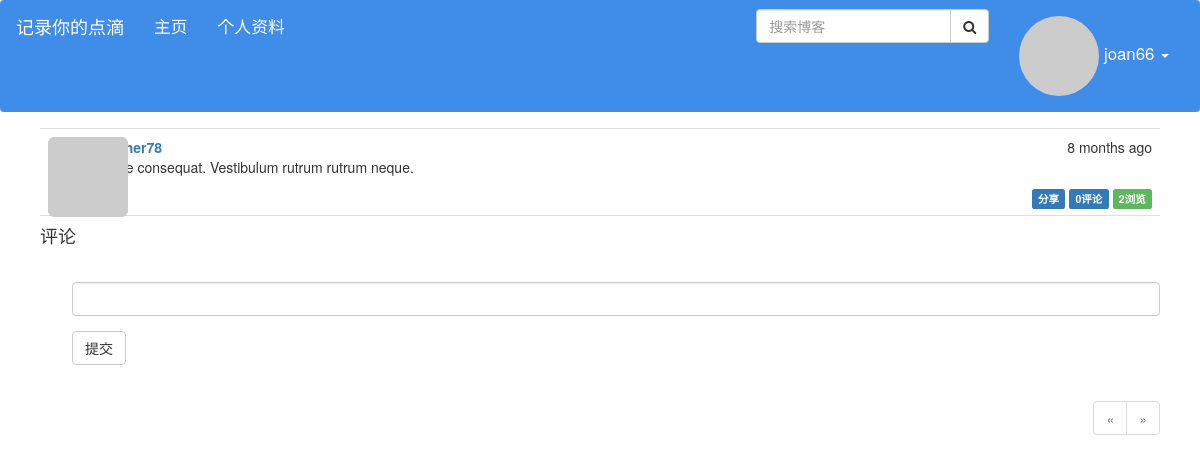
/post/2 (signed in), run on the app's committed database.
### app/modules.py (models this page shows, shortened)
class User(UserMixin, db.Model):
    __tablename__ = 'users'
    id = db.Column(db.Integer, primary_key=True)
    email = db.Column(db.String(64), unique=True, index=True)  # 邮箱
    username = db.Column(db.String(64), unique=True, index=True)  # 用户名
    confirmed = db.Column(db.Boolean, default=False)
    password_hash = db.Column(db.String(128))  # 密码散列值
    role_id = db.Column(db.Integer, db.ForeignKey('roles.id'))
    name = db.Column(db.String(64))  # 真实姓名
    location = db.Column(db.String(64))  # 所在地
    about_me = db.Column(db.Text())  # 自我介绍
    member_since = db.Column(db.DateTime(), default=datetime.utcnow)  # 注册时间
    last_seen = db.Column(db.DateTime(), default=datetime.utcnow)  # 最后访问时间
    avatar_hash = db.Column(db.String(32))  # gravatat中的图像hash地址值
    posts = db.relationship('Post', backref='author', lazy='dynamic')
    comments = db.relationship('Comment', backref='author', lazy='dynamic')
    followers = db.relationship('Follow',
                                foreign_keys=[Follow.followed_id],  # 对应的是follows表中的followed_id字段
                                backref=db.backref('followed', lazy='joined'),
                                lazy='dynamic', cascade='all,delete-orphan')
    followed = db.relationship('Follow',
                               foreign_keys=[Follow.follower_id],  # 对应的是follows表中的follower_id字段
                               backref=db.backref('follower', lazy='joined'),
                               lazy='dynamic', cascade='all,delete-orphan')
    @property
    def password(self):
        raise AttributeError('password is not readable attribute')
    def can(self, permissions):
        return self.role is not None and (self.role.permissions & permissions) == permissions
    def is_administrator(self):
        return self.can(Permission.ADMINISTER)
    def update_lastTime(self):
        self.last_seen = datetime.utcnow()
        db.session.add(self)
    def gravatar(self, size=100, default='identicon', rating='g'):
        if request.is_secure:
            url = 'https://secure.gravatar.com/avatar'
        else:
            url = 'https://www.gravatar.com/avatar'
        hash = hashlib.md5(self.email.encode('utf-8')).hexdigest()
        return '{url}/{hash}?s={size}&d={default}&r={rating}'.format(
            url=url, hash=hash, size=size, default=default, rating=rating)

class Post(db.Model):
    __tablename__ = 'posts'
    id = db.Column(db.Integer, primary_key=True)
    title = db.Column(db.Text)
    body = db.Column(db.Text)
    timestamp = db.Column(db.DateTime(), default=datetime.utcnow, index=True)
    body_html = db.Column(db.Text)
    author_id = db.Column(db.Integer, db.ForeignKey('users.id'))
    comments = db.relationship('Comment', backref='post', lazy='dynamic')
    visits = db.Column(db.Integer, default=int(0))  # 访问数
    category_id = db.Column(db.Integer, db.ForeignKey('categorys.id'))

### app/main/views.py (the view, shortened to what this page needs)
@main.route('/post/<int:id>', methods=['GET', 'POST'])
def post(id):
    post = Post.query.get_or_404(id)
    post.visits += 1  # 访问数+1
    form = CommentForm()
    page = request.args.get('page', 1, type=int)
    if page == -1:
        page = (post.comments.count() - 1) / \
               current_app.config['FLASKY_COMMENTS_PER_PAGE'] + 1
    pagination = post.comments.order_by(Comment.timestamp.asc()).paginate(
        page, per_page=current_app.config['FLASKY_COMMENTS_PER_PAGE'],
        error_out=False)
    comments = pagination.items
    return render_template('post.html', posts=[post], form=form,
                           comments=comments, pagination=pagination)

### app/main/forms.py
class CommentForm(FlaskForm):
    body = StringField('', validators=[DataRequired()])
    submit = SubmitField('提交')

### app/auth/views.py (called while the page is built)
@auth.before_app_request
def before_request():
    if current_user.is_authenticated:
        current_user.update_lastTime()  #更新最后访问的时间
        if not current_user.confirmed \
            and request.endpoint \
            and request.endpoint[:5] != 'auth.' \
            and request.endpoint != 'static':
            return redirect(url_for('auth.unconfirmed'))

### app/main/__init__.py (called while the page is built)
@main.app_context_processor
def inject_permissions():
    return dict(Permission=Permission)

### app/main/views.py (called while the page is built)
@main.after_app_request
def after_request(response):
    for query in get_debug_queries():
        if query.duration >= current_app.config['FLASKY_SLOW_DB_QUERY_TIME']:
            current_app.logger.warning(
                'Slow query: %s\nParameters: %s\nDuration: %fs\nContext: %s\n'
                % (query.statement, query.parameters, query.duration,
                   query.context))
    return response

### app/modules.py (called while the page is built)
@login_manager.user_loader
def load_user(user_id):
    print(int(user_id))
    return User.query.get(int(user_id))

### app/templates/post.html (shortened to what this page needs)
{% extends "base.html" %}
{% import "bootstrap/wtf.html" as wtf %}
{% import "_macros.html" as macros %}
{% block page_content %}
    <div style="padding-left: 40px">
        {% include '_posts.html' %}
        <h4 id="comments">评论</h4>
        {% if current_user.can(Permission.COMMENT) %}
            <div class="comment-form">
                {{ wtf.quick_form(form) }}
            </div>
        {% endif %}
        {% if pagination %}
            <div class="pagination">
                {{ macros.pagination_widget(pagination, '.post', fragment='#comments', id=posts[0].id) }}
            </div>
        {% endif %}
    </div>
{% endblock %}

### app/templates/base.html (shortened to what this page needs)
{% extends "bootstrap/base.html" %}
{% block head %}
    {{ super() }}
    <link rel="stylesheet" type="text/css" href="{{ url_for('static', filename='styles.css') }}">
    <link rel="stylesheet" type="text/css" href="{{ url_for('static', filename='navbar.css') }}">
    <link rel="stylesheet" type="text/css"
          href="{{ url_for('static', filename='aside.css') }}">
    <link rel="stylesheet"
          href="https://maxcdn.bootstrapcdn.com/font-awesome/4.4.0/css/font-awesome.min.css">
{% endblock %}
{% block navbar %}
    <div class="navbar navbar-default" role="navigation">
        <div class="container-fluid">
            <div class="navbar-header">
                <a class="navbar-brand" href="{{ url_for('main.index') }}">记录你的点滴</a>
            </div>
            <div class="navbar-collapse collapse">
                <ul class="nav navbar-nav">
                    <li><a class="navbar-link-size" href="{{ url_for('main.index') }}">主页</a></li>
                    {% if current_user.is_authenticated %}
                        <li><a class="navbar-link-size"
                               href="{{ url_for('main.user', username=current_user.username) }}">个人资料</a>
                        </li>
                    {% endif %}
                </ul>
                <ul class="nav navbar-nav navbar-right">
                    {% if current_user.is_authenticated %}
                        <li class="dropdown">
                            <a href="#" class="dropdown-toggle navbar-link-size"
                               data-toggle="dropdown">
                                <img class="img-circle"
                                     src="{{ current_user.gravatar(size=25) }}">
                                {{ current_user.username }} <span class="caret"></span></a>
                        </li>
                    {% else %}
                        <li><a class="navbar-link-size" href="{{ url_for('auth.login') }}">登录</a>
                        </li>
                    {% endif %}
                </ul>
                <ul class="navbar-form navbar-right">
                    <form action="{{ url_for('main.search') }}" method="post"
                          class="bs-example bs-example-form">
                        <div class="input-group">
                            <input type="text" name="search" class="form-control"
                                   placeholder="搜索博客">
                            <span class="input-group-btn">
                                <button type="submit" class="btn btn-default"><i
                                        class="fa fa-search"></i></button>
                            </span>
                        </div>
                    </form>
                </ul>
            </div>
        </div>
    </div>
{% endblock %}
{% block content %}
    <div style="padding: 0 40px 0 0">
        {% block page_content %}{% endblock %}
    </div>
{% endblock %}

### app/templates/_posts.html (shortened to what this page needs)
<ul class="posts">
    {% for post in posts %}
        <li class="post">
            <div class="post-thumbnail">
                <a href="{{ url_for('.user', username=post.author.username) }}">
                    <img class="img-rounded profile-thumbnail"
                         src="{{ post.author.gravatar(size=40) }}">
                </a>
            </div>
            <div class="post-content">
                <div class="post-date">{{ moment(post.timestamp).fromNow() }}</div>
                <div class="post-author"><a
                        href="{{ url_for('.user', username=post.author.username) }}">{{ post.author.username }}</a>
                </div>
                <div class="post-body">
                    {% if post.body_html %}
                        {{ post.body_html | safe }}
                    {% else %}
                        {{ post.body }}
                    {% endif %}
                </div>
                <div class="post-footer">
                    <a href="{{ url_for('.share', id=post.id) }}">
                        <span class="label label-primary">分享</span>
                    </a>
                    <a href="{{ url_for('.post', id=post.id) }}#comments">
                        <span class="label label-primary">{{ post.comments.count() }}评论</span>
                    </a>
                    <span class="label label-success">{{ post.visits }}浏览</span>
                </div>
            </div>
        </li>
    {% endfor %}
</ul>

### app/static/styles.css (style rules this page uses)
.profile-thumbnail { position: absolute; }
ul.posts { list-style-type: none; padding: 0px; margin: 16px 0px 0px 0px; border-top: 1px solid #e0e0e0; }
ul.posts li.post { padding: 8px; border-bottom: 1px solid #e0e0e0; }
div.post-date { float: right; }
div.post-author { font-weight: bold; }
div.post-thumbnail { position: absolute; }
div.post-content { margin-left: 48px; min-height: 48px; }
div.post-footer { text-align: right; }
div.comment-form { margin: 16px 0px 16px 32px; }
div.pagination { width: 100%; text-align: right; padding: 0px; margin: 0px; }

### app/static/navbar.css (style rules this page uses)
.navbar-default { background-color: #3f8ce9; border-color: #1332eb; }
.navbar-default .navbar-brand { color: #ffffff; }
.navbar-default .navbar-nav > li > a { color: #ffffff; }
.navbar-default .navbar-collapse, .navbar-default .navbar-form { border-color: #ffffff; }
.navbar-link-size { font-size: larger; }
.navbar { position: relative; min-height: 50px; margin-bottom: 0px; border: 1px solid transparent; }

### app/static/aside.css (style rules this page uses)
* { margin: 0; padding: 0; -webkit-box-sizing: border-box; -moz-box-sizing: border-box; box-sizing: border-box; }
ul { list-style-type: none; }
a { text-decoration: none; }

### data on the page
User: username "joan66"
Post: timestamp "8 months ago", author.username "heather78", body_html "Fusce consequat. Vestibulum rutrum rutrum neque.", comments.count "0", visits "2"
